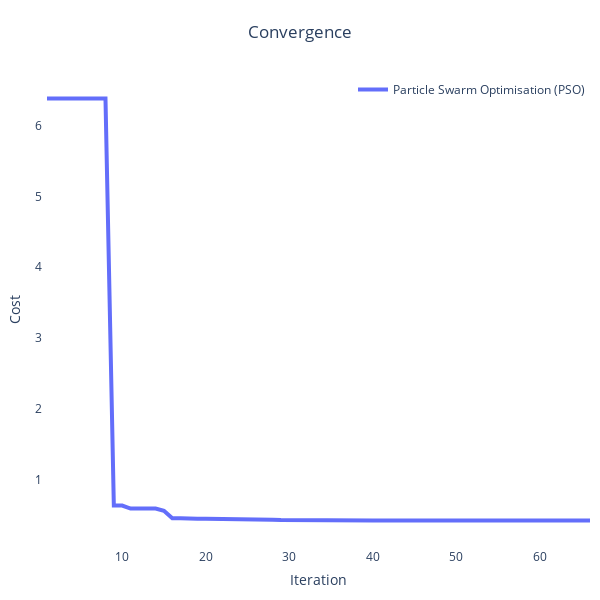
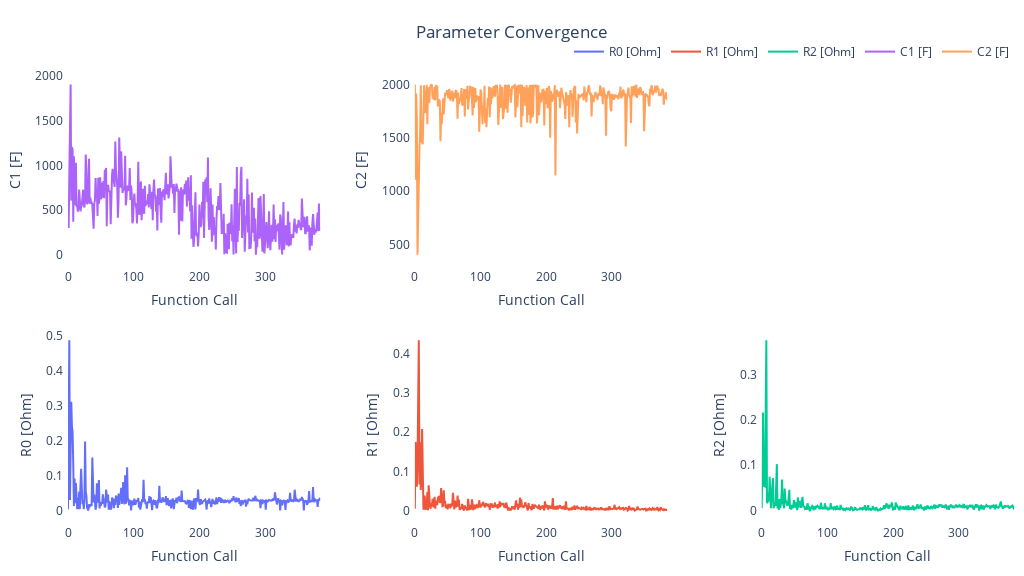

Notebook code cell kept with these figures, in order:
### Code cell
pybop.plot.convergence(optim)
pybop.plot.parameters(optim);

### Figure 1 — Plotly figure (JSON) as saved in the notebook; plotly's stock layout.template omitted (floating-point values rounded to 4 significant figures)
{"data": [{"line": {"width": 4}, "mode": "lines", "name": "Particle Swarm Optimisation (PSO)", "type": "scatter", "x": [1, 2, 3, 4, 5, 6, 7, 8, 9, 10, 11, 12, 13, 14, 15, 16, 17, 18, 19, 20, 21, 22, 23, 24, 25, 26, 27, 28, 29, 30, 31, 32, 33, 34, 35, 36, 37, 38, 39, 40, 41, 42, 43, 44, 45, 46, 47, 48, 49, 50, 51, 52, 53, 54, 55, 56, 57, 58, 59, 60, 61, 62, 63, 64, 65, 66], "y": [6.381, 6.381, 6.381, 6.381, 6.381, 6.381, 6.381, 6.381, 0.6386, 0.6386, 0.597, 0.597, 0.597, 0.597, 0.566, 0.461, 0.461, 0.4521, 0.4521, 0.4521, 0.4521, 0.4501, 0.4413, 0.4413, 0.4394, 0.4394, 0.4394, 0.4394, 0.4359, 0.4342, 0.4342, 0.4342, 0.4342, 0.4342, 0.4342, 0.4298, 0.4298, 0.4298, 0.4298, 0.4298, 0.4298, 0.4298, 0.4295, 0.4295, 0.4295, 0.4295, 0.4295, 0.4292, 0.4292, 0.4292, 0.4292, 0.4277, 0.4277, 0.4277, 0.4277, 0.4277, 0.4277, 0.4277, 0.4277, 0.4277, 0.4277, 0.4277, 0.4277, 0.4277, 0.4277, 0.4277]}], "layout": {"autosize": false, "height": 600, "legend": {"font": {"size": 12}, "x": 1, "xanchor": "right", "y": 1, "yanchor": "top"}, "margin": {"b": 10, "l": 10, "pad": 4, "r": 10, "t": 75}, "plot_bgcolor": "white", "showlegend": true, "title": {"text": "Convergence", "x": 0.5}, "width": 600, "xaxis": {"exponentformat": "e", "showexponent": "last", "tickfont": {"size": 12}, "title": {"text": "Iteration"}}, "yaxis": {"exponentformat": "e", "showexponent": "last", "tickfont": {"size": 12}, "title": {"text": "Cost"}}}}

### Figure 2 — Plotly figure (JSON) as saved in the notebook; plotly's stock layout.template omitted (floating-point values rounded to 4 significant figures; data arrays with more than 128 entries replaced by an {"elided": "..."} marker saying what was removed)
{"data": [{"line": {"width": 2}, "mode": "lines", "name": "R0 [Ohm]", "type": "scatter", "x": {"elided": "385 int values"}, "xaxis": "x", "y": {"elided": "385 float values"}, "yaxis": "y"}, {"line": {"width": 2}, "mode": "lines", "name": "R1 [Ohm]", "type": "scatter", "x": {"elided": "385 int values"}, "xaxis": "x2", "y": {"elided": "385 float values"}, "yaxis": "y2"}, {"line": {"width": 2}, "mode": "lines", "name": "R2 [Ohm]", "type": "scatter", "x": {"elided": "385 int values"}, "xaxis": "x3", "y": {"elided": "385 float values"}, "yaxis": "y3"}, {"line": {"width": 2}, "mode": "lines", "name": "C1 [F]", "type": "scatter", "x": {"elided": "385 int values"}, "xaxis": "x4", "y": {"elided": "385 float values"}, "yaxis": "y4"}, {"line": {"width": 2}, "mode": "lines", "name": "C2 [F]", "type": "scatter", "x": {"elided": "385 int values"}, "xaxis": "x5", "y": {"elided": "385 float values"}, "yaxis": "y5"}], "layout": {"autosize": false, "height": 576, "legend": {"orientation": "h", "x": 1, "xanchor": "right", "y": 1.02, "yanchor": "bottom"}, "margin": {"b": 10, "l": 10, "pad": 4, "r": 10, "t": 75}, "plot_bgcolor": "white", "showlegend": true, "title": {"text": "Parameter Convergence", "x": 0.5}, "width": 1024, "xaxis": {"anchor": "y", "domain": [0, 0.2667], "exponentformat": "e", "showexponent": "last", "tickfont": {"size": 12}, "title": {"font": {"size": 14}, "text": "Function Call"}}, "xaxis2": {"anchor": "y2", "domain": [0.3667, 0.6333], "title": {"text": "Function Call"}}, "xaxis3": {"anchor": "y3", "domain": [0.7333, 1], "title": {"text": "Function Call"}}, "xaxis4": {"anchor": "y4", "domain": [0, 0.2667], "title": {"text": "Function Call"}}, "xaxis5": {"anchor": "y5", "domain": [0.3667, 0.6333], "title": {"text": "Function Call"}}, "xaxis6": {"anchor": "y6", "domain": [0.7333, 1]}, "yaxis": {"anchor": "x", "domain": [0, 0.425], "exponentformat": "e", "showexponent": "last", "tickfont": {"size": 12}, "title": {"font": {"size": 14}, "text": "R0 [Ohm]"}}, "yaxis2": {"anchor": "x2", "domain": [0, 0.425], "exponentformat": "e", "showexponent": "last", "title": {"text": "R1 [Ohm]"}}, "yaxis3": {"anchor": "x3", "domain": [0, 0.425], "exponentformat": "e", "showexponent": "last", "title": {"text": "R2 [Ohm]"}}, "yaxis4": {"anchor": "x4", "domain": [0.575, 1], "exponentformat": "e", "showexponent": "last", "title": {"text": "C1 [F]"}}, "yaxis5": {"anchor": "x5", "domain": [0.575, 1], "exponentformat": "e", "showexponent": "last", "title": {"text": "C2 [F]"}}, "yaxis6": {"anchor": "x6", "domain": [0.575, 1]}}}
